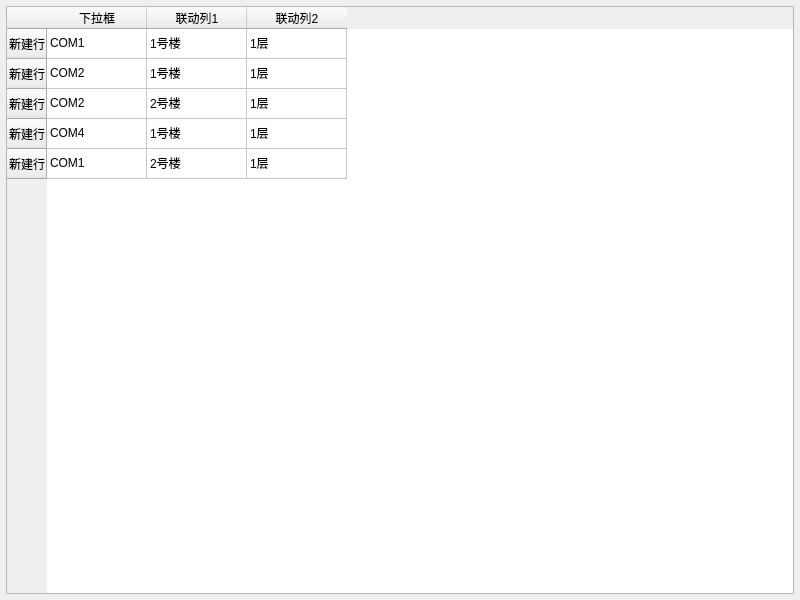
<?xml version="1.0" encoding="UTF-8"?>
<ui version="4.0">
 <class>frmSimple</class>
 <widget class="QWidget" name="frmSimple">
  <property name="geometry">
   <rect>
    <x>0</x>
    <y>0</y>
    <width>800</width>
    <height>600</height>
   </rect>
  </property>
  <property name="windowTitle">
   <string>Form</string>
  </property>
  <layout class="QVBoxLayout" name="verticalLayout">
   <property name="leftMargin">
    <number>6</number>
   </property>
   <property name="topMargin">
    <number>6</number>
   </property>
   <property name="rightMargin">
    <number>6</number>
   </property>
   <property name="bottomMargin">
    <number>6</number>
   </property>
   <item>
    <widget class="QTableWidget" name="tableWidget">
     <row>
      <property name="text">
       <string>新建行</string>
      </property>
     </row>
     <row>
      <property name="text">
       <string>新建行</string>
      </property>
     </row>
     <row>
      <property name="text">
       <string>新建行</string>
      </property>
     </row>
     <row>
      <property name="text">
       <string>新建行</string>
      </property>
     </row>
     <row>
      <property name="text">
       <string>新建行</string>
      </property>
     </row>
     <column>
      <property name="text">
       <string>下拉框</string>
      </property>
     </column>
     <column>
      <property name="text">
       <string>联动列1</string>
      </property>
     </column>
     <column>
      <property name="text">
       <string>联动列2</string>
      </property>
     </column>
     <item row="0" column="0">
      <property name="text">
       <string>COM1</string>
      </property>
     </item>
     <item row="0" column="1">
      <property name="text">
       <string>1号楼</string>
      </property>
     </item>
     <item row="0" column="2">
      <property name="text">
       <string>1层</string>
      </property>
     </item>
     <item row="1" column="0">
      <property name="text">
       <string>COM2</string>
      </property>
     </item>
     <item row="1" column="1">
      <property name="text">
       <string>1号楼</string>
      </property>
     </item>
     <item row="1" column="2">
      <property name="text">
       <string>1层</string>
      </property>
     </item>
     <item row="2" column="0">
      <property name="text">
       <string>COM2</string>
      </property>
     </item>
     <item row="2" column="1">
      <property name="text">
       <string>2号楼</string>
      </property>
     </item>
     <item row="2" column="2">
      <property name="text">
       <string>1层</string>
      </property>
     </item>
     <item row="3" column="0">
      <property name="text">
       <string>COM4</string>
      </property>
     </item>
     <item row="3" column="1">
      <property name="text">
       <string>1号楼</string>
      </property>
     </item>
     <item row="3" column="2">
      <property name="text">
       <string>1层</string>
      </property>
     </item>
     <item row="4" column="0">
      <property name="text">
       <string>COM1</string>
      </property>
     </item>
     <item row="4" column="1">
      <property name="text">
       <string>2号楼</string>
      </property>
     </item>
     <item row="4" column="2">
      <property name="text">
       <string>1层</string>
      </property>
     </item>
    </widget>
   </item>
  </layout>
 </widget>
 <resources/>
 <connections/>
</ui>
